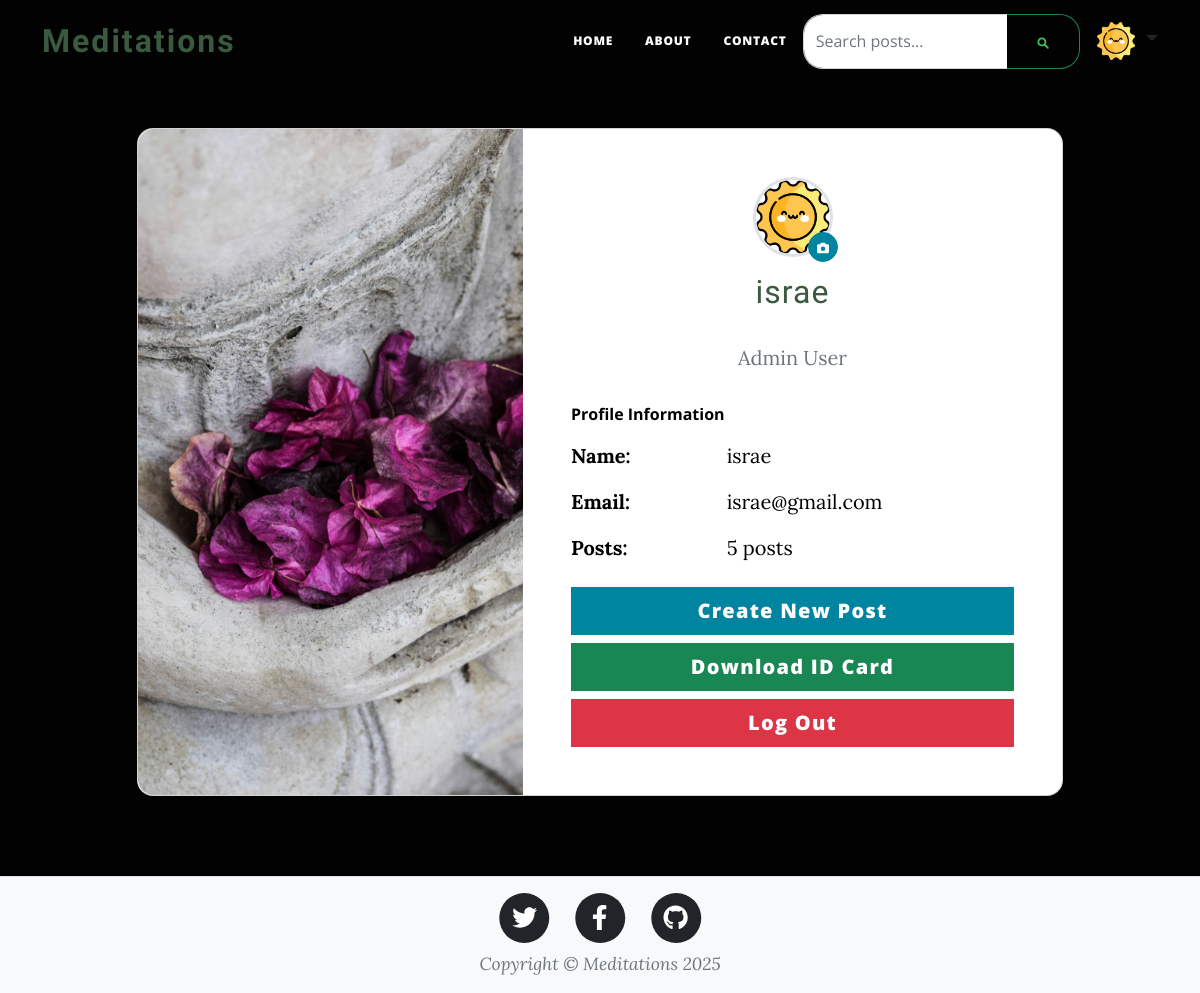
The app's page /profile (signed in) with its own data.
### server.py (models this page shows)
class User(UserMixin, db.Model):
    id: Mapped[int] = mapped_column(Integer, primary_key=True)
    email: Mapped[str] = mapped_column(String(100), unique=True)
    password: Mapped[str] = mapped_column(String(100))
    name: Mapped[str] = mapped_column(String(1000))
    role: Mapped[str] = mapped_column(String(20), default='regular', nullable=False)
    date_joined: Mapped[str] = mapped_column(String(100), default=None, nullable=True)
    profile_picture: Mapped[str] = mapped_column(String(100), default='default_profile.jpg', nullable=True)
    posts: Mapped[list['BlogPost']] = relationship(back_populates='author')
    comments: Mapped[list['Comment']] = relationship(back_populates='author')

### server.py (the view, shortened to what this page needs)
@app.route('/profile', methods=['GET', 'POST'])
@login_required
def profile():
    upload_form = ProfilePictureForm()
    return render_template('profile.html',
                         page_title="Your Profile",
                         page_subtitle="Manage your account and settings",
                         page_background_type="image",
                         page_background_image=url_for('static', filename='profile_bg.jpg'),
                         year=get_current_year(),
                         upload_form=upload_form)

### server.py
class ProfilePictureForm(FlaskForm):
    profile_picture = FileField('Profile Picture', validators=[Optional()])
    submit = SubmitField('Update Picture')

### server.py (called while the page is built)
@login_manager.user_loader
def load_user(user_id):
    return User.query.get(int(user_id))

def get_current_year():
    return date.today().year

@app.context_processor
def inject_current_year():
    return {'get_current_year': get_current_year}

### templates/profile.html (shortened to what this page needs)
{% extends "base.html" %}
{% set show_header = false %}
{% block content %}
<section class="min-vh-100" style="background-color: rgb(2, 2, 2); padding-top: 80px; padding-bottom: 2rem;">
    <div class="container py-5">
        <div class="row d-flex justify-content-center align-items-center">
            <div class="col col-xl-10">
                <div class="card" style="border-radius: 1rem;">
                    <div class="row g-0">
                        <div class="col-md-6 col-lg-5 d-none d-md-block">
                            <img src="{{ url_for('static', filename='about_img.jpg') }}"
                                alt="profile background" class="img-fluid" style="border-radius: 1rem 0 0 1rem; height: 100%; object-fit: cover;" />
                        </div>
                        <div class="col-md-6 col-lg-7 d-flex align-items-center">
                            <div class="card-body p-4 p-lg-5 text-black">
                                <div class="text-center mb-4">
                                    <div class="position-relative d-inline-block">
                                        <img src="{{ url_for('static', filename=current_user.profile_picture or 'default_profile.jpg') }}"
                                             alt="Profile"
                                             style="width: 80px; height: 80px; border-radius: 50%; object-fit: cover; border: 3px solid #dee2e6;">
                                        <button type="button" class="btn btn-primary btn-sm position-absolute"
                                                style="bottom: -5px; right: -5px; border-radius: 50%; width: 30px; height: 30px; padding: 0;"
                                                data-bs-toggle="modal" data-bs-target="#uploadModal">
                                            <i class="fas fa-camera" style="font-size: 12px;"></i>
                                        </button>
                                    </div>
                                    <h4 class="fw-normal medieval-brand mt-3 mb-1" style="letter-spacing: 1px;">{{ current_user.name }}</h4>
                                    <p class="text-muted">{{ current_user.role.title() }} User</p>
                                </div>
                                <div class="mb-4">
                                    <h6 class="fw-bold mb-3">Profile Information</h6>
                                    <div class="row mb-3">
                                        <div class="col-sm-4">
                                            <strong>Name:</strong>
                                        </div>
                                        <div class="col-sm-8">
                                            {{ current_user.name }}
                                        </div>
                                    </div>
                                    <div class="row mb-3">
                                        <div class="col-sm-4">
                                            <strong>Email:</strong>
                                        </div>
                                        <div class="col-sm-8">
                                            {{ current_user.email }}
                                        </div>
                                    </div>
                                    <div class="row mb-3">
                                        <div class="col-sm-4">
                                            <strong>Posts:</strong>
                                        </div>
                                        <div class="col-sm-8">
                                            {{ current_user.posts|length }}
                                            {% if current_user.posts|length == 1 %}post{% else %}posts{% endif %}
                                        </div>
                                    </div>
                                </div>
                                <div class="d-grid gap-2">
                                    {% if current_user.role == 'admin' %}
                                    <a href="{{ url_for('add_post') }}" class="btn btn-primary btn-lg">Create New Post</a>
                                    {% endif %}
                                    <a href="{{ url_for('download') }}" target="_blank" class="btn btn-success btn-lg">Download ID Card</a>
                                    <a href="{{ url_for('logout') }}" class="btn btn-danger btn-lg">Log Out</a>
                                </div>
                            </div>
                        </div>
                    </div>
                </div>
            </div>
        </div>
    </div>
</section>
{% endblock %}

### templates/header.html (shortened to what this page needs)
<!DOCTYPE html>
<html lang="en">
<head>
</head>
<body>
    <nav class="navbar navbar-expand-lg navbar-light" id="mainNav">
        <div class="container">
            <a class="navbar-brand medieval-brand" href="{{ url_for('home') }}">Meditations</a>
            <div class="collapse navbar-collapse" id="navbarResponsive">
                <ul class="navbar-nav ms-auto py-4 py-lg-0">
                    <li class="nav-item"><a class="nav-link px-lg-3 py-3 py-lg-4" href="{{ url_for('home') }}">Home</a></li>
                    <li class="nav-item"><a class="nav-link px-lg-3 py-3 py-lg-4" href="{{ url_for('about') }}">About</a></li>
                    <li class="nav-item"><a class="nav-link px-lg-3 py-3 py-lg-4" href="{{ url_for('contact') }}">Contact</a></li>
                </ul>
                <div class="position-relative me-3">
                    <form class="d-flex" onsubmit="return performSearch()">
                        <input id="searchInput" class="form-control" type="search" placeholder="Search posts..."
                               style="border-radius: 20px 0 0 20px; border-right: none; min-width: 180px;"
                               oninput="getSuggestions()" onblur="setTimeout(() => hideSuggestions(), 500)">
                        <button class="btn btn-outline-success" type="submit"
                                style="border-radius: 0 20px 20px 0; border-left: none;">
                        </button>
                    </form>
                </div>
                {% if current_user.is_authenticated %}
                <div class="d-flex align-items-center">
                    <div class="dropdown">
                        <a class="nav-link dropdown-toggle" href="#" role="button" id="profileDropdown" data-bs-toggle="dropdown" aria-expanded="false" style="border: none; padding: 0;">
                            <img src="{{ url_for('static', filename=current_user.profile_picture or 'default_profile.jpg') }}" alt="Profile" style="width: 40px; height: 40px; border-radius: 50%; object-fit: cover;">
                        </a>
                    </div>
                </div>
                {% endif %}
            </div>
        </div>
    </nav>
</body>
</html>

### records on screen
User: profile_picture (picture), name "israe", role "Admin", email "israe@gmail.com"

### other values on screen
{{ current_user.posts|length }} "5"
{{ get_current_year() }} "2025"
